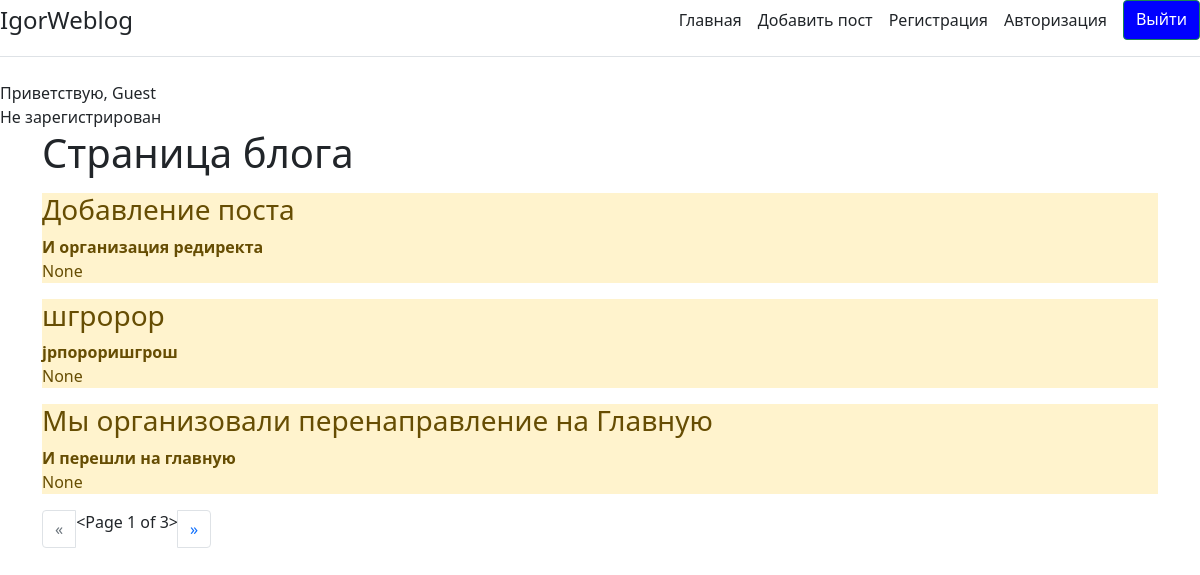
The app's page /, older data.
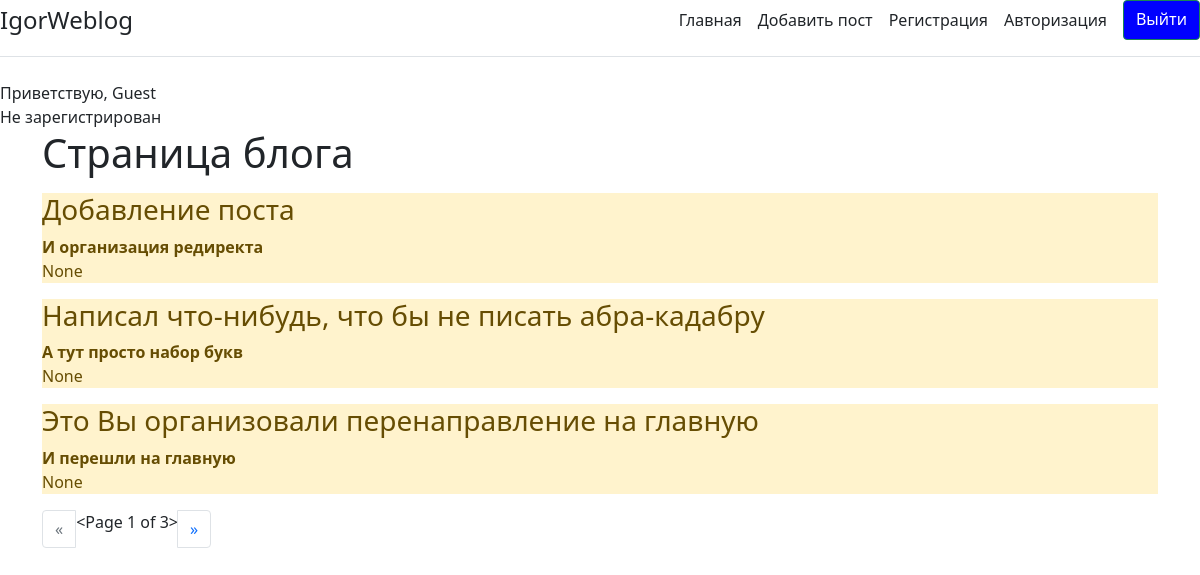
The same page, newer data.
### Blog/models.py (models this page shows, shortened)
class Task(models.Model):
    objects = None
    title = models.CharField('Название', max_length=50)
    task = models.TextField('Описание')
    created_dt = models.DateTimeField(auto_now=True)
    class Meta:
        verbose_name = 'Задача'
        verbose_name_plural = 'Задачи'

### Blog/views.py (the view)
# urls.py: path('', views.index, name='index'),
def index(request):
    tasks = Task.objects.all().order_by('-id')
    if 'page' in request.GET:
        page = request.GET.get('page')
    else:
        page = 1
    paginator = Paginator(tasks, 3)
    try:
        tasks = paginator.page(page)
    except PageNotAnInteger:
        tasks = paginator.page(1)
    except EmptyPage:
        tasks = paginator.page(paginator.num_pages)
    page_number = request.GET.get('page')
    page_obj = paginator.get_page(page_number)
    context = {'title': 'Блог главная', 'tasks': tasks, 'page_obj': page_obj, 'page_number': page_number, 'page': page}
    return render(request, 'Blog/index.html', context)

### Blog/templates/Blog/index.html (shortened to what this page needs)
{% extends 'Blog/base.html' %}
{% block content %}
    <h1>Страница блога</h1>
    {% if tasks %}
        {% for el in tasks %}
            <div class="alert-warning mt-3", class="container">
                <h3>{{ el.title }}</h3>
                <b>{{ el.task }}</b>
                <p>{{ el.created_dt }}</p>
            </div>
        {% endfor %}
    {% else %}
                <p>У нас нет записей</p>
    {% endif %}
<nav id="pagination" class="col align-self-center" aria-label="Page navigation example">
    <ul class="pagination">
        {% if page_obj.has_previous %}
        <li class="page-item"><a class="page-link" href="?page={{ page_obj.previous_page_number }}">&laquo;</a></li>
        {% else %}
        <li class="page-item disabled"><span class="page-link" href="#" tabindex="-1" aria-disabled="true">&laquo;</span></li>
        {% endif %}
        <li>{{ page_obj }}</li>
        {% if page_obj.has_next %}
        <li class="page-item"><a class="page-link" href="?page={{ page_obj.next_page_number }}">&raquo;</a></li>
        {% else %}
        <li class="page-item disabled"><span class="page-link" href="#" tabindex="-1" aria-disabled="true">&raquo;</span></li>
        {% endif %}
        </ul>
</nav>
</div>
{% endblock %}

### Blog/templates/Blog/base.html (shortened to what this page needs)
<!doctype html>
<html lang="ru">
<head>
    <link rel="stylesheet" href="https://cdn.jsdelivr.net/npm/bootstrap@5.1.3/dist/css/bootstrap.min.css">
</head>
<body>
    <div class="d-flex flex-column flex-md-row align-items-center pb-3 mb-4 border-bottom">
        <a href="/" class="d-flex align-items-center text-dark text-decoration-none">
        <span class="fs-4"> IgorWeblog </span></a>
        <nav class="d-inline-flex mt-2 mt-md-0 ms-md-auto">
            <a class="me-3 py-2 text-dark text-decoration-none" href="{% url 'index' %}">Главная</a>
            <a class="me-3 py-2 text-dark text-decoration-none" href="{% url 'post' %}">Добавить пост</a>
            <a class="me-3 py-2 text-dark text-decoration-none" href="{% url 'registration' %}">Регистрация</a>
            <a class="me-3 py-2 text-dark text-decoration-none" href="{% url 'login' %}">Авторизация</a>
            <a button type="submit" class="btn btn-success" style="background:blue" href="{% url 'index' %}">Выйти</a>
        </nav>
    </div>
<a>Приветствую, {{ user.username|default:'Guest' }}</a>
        <div>
            {% if user.is.authenticated %}
                <a>Пользователь зарегистрирован</a>
            {% else %}
                <a>Не зарегистрирован</a>
            {% endif %}
        </div>
    <div class="container">
        {% block content %}{% endblock %}
</body>
</html>

Row changes from the older to the newer data that the page shows:
changed Task: title "шгророр" → "Написал что-нибудь, что бы не писать абра-кадабру"; task "jрпороришгрош" → "А тут просто набор букв"
changed Task "И перешли на главную": title "Мы организовали перенаправление на Главную" → "Это Вы организовали перенаправление на главную"
